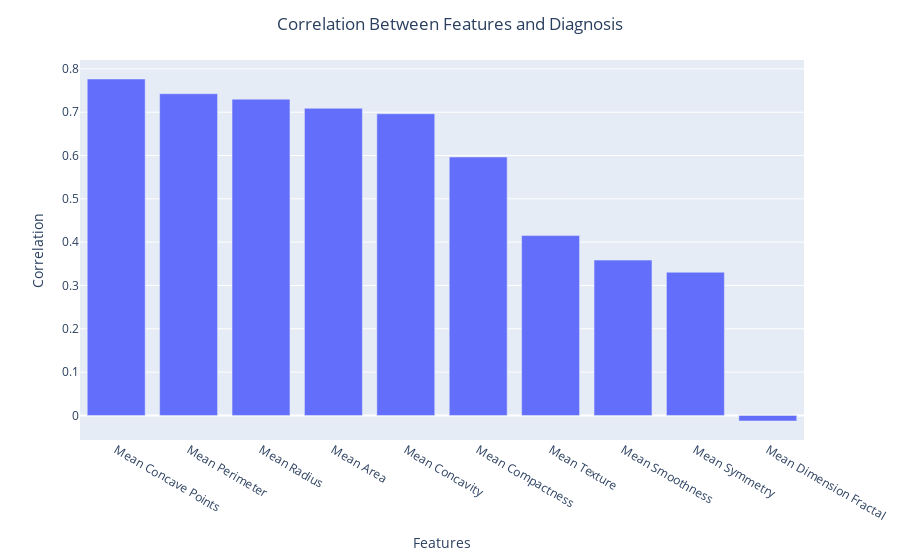

Notebook code for this chart:
### Code cell
# Bar plot with correlation values 
fig = px.bar(x=correlation.index[1:], y=correlation['Diagnosis'][1:], color_discrete_sequence=['#636EFA'])
fig.update_layout(title_text=f'Correlation Between Features and Diagnosis', title_x=0.5) 
fig.update_yaxes(title_text='Correlation')
fig.update_xaxes(title_text='Features')
fig.show()

### Figure 1 — Plotly figure (JSON) as saved in the notebook; plotly's stock layout.template omitted (floating-point values rounded to 4 significant figures)
{"data": [{"alignmentgroup": "True", "hovertemplate": "x=%{x}<br>y=%{y}<extra></extra>", "legendgroup": "", "marker": {"color": "#636EFA", "pattern": {"shape": ""}}, "name": "", "offsetgroup": "", "orientation": "v", "showlegend": false, "textposition": "auto", "type": "bar", "x": ["Mean Concave Points", "Mean Perimeter", "Mean Radius", "Mean Area", "Mean Concavity", "Mean Compactness", "Mean Texture", "Mean Smoothness", "Mean Symmetry", "Mean Dimension Fractal"], "xaxis": "x", "y": [0.7766, 0.7426, 0.73, 0.709, 0.6964, 0.5965, 0.4152, 0.3586, 0.3305, -0.01284], "yaxis": "y"}], "layout": {"barmode": "relative", "legend": {"tracegroupgap": 0}, "margin": {"t": 60}, "title": {"text": "Correlation Between Features and Diagnosis", "x": 0.5}, "xaxis": {"anchor": "y", "domain": [0, 1], "title": {"text": "Features"}}, "yaxis": {"anchor": "x", "domain": [0, 1], "title": {"text": "Correlation"}}}}
